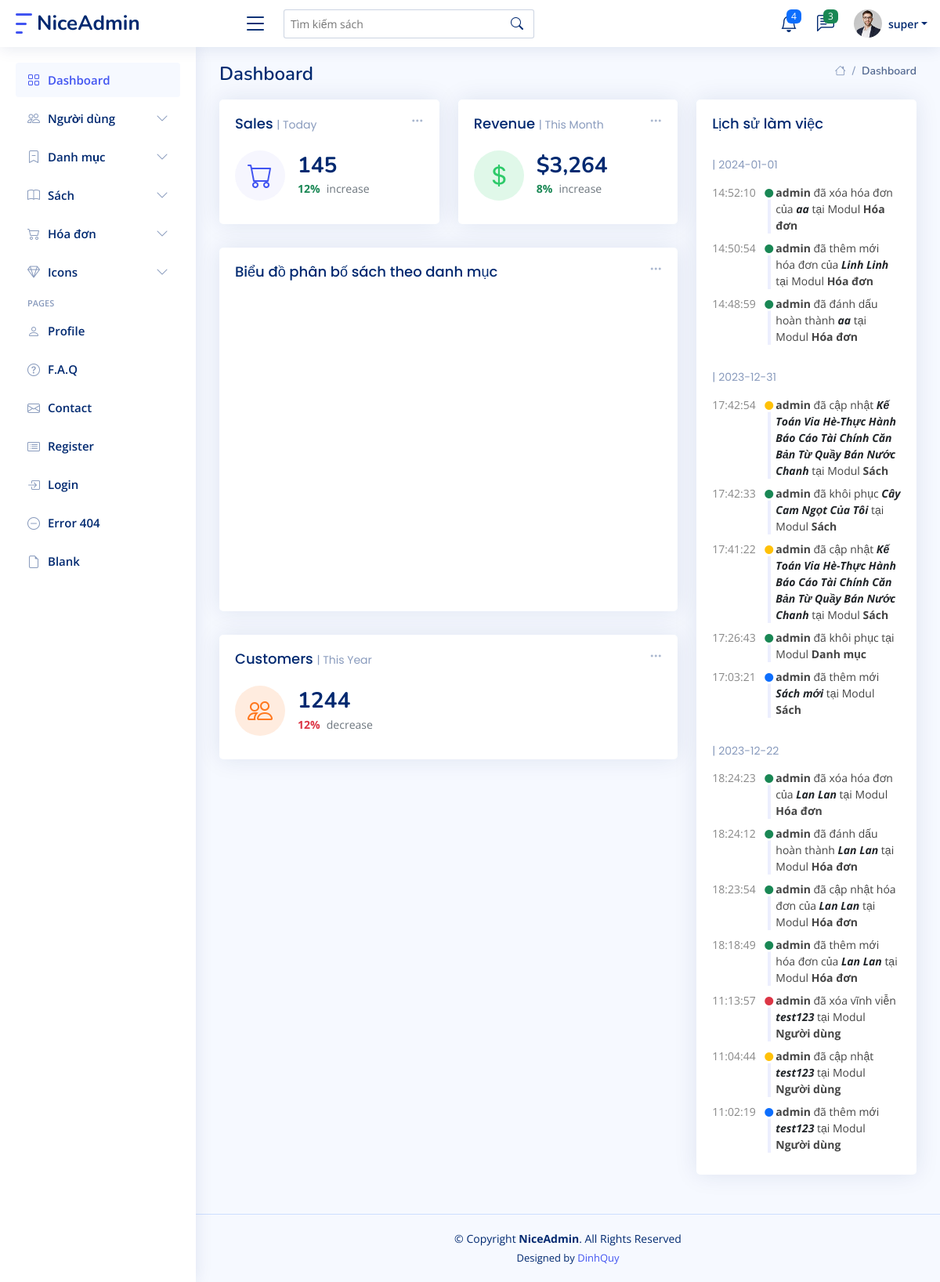
Page /php/ads/Dashboard/index.php (signed in) on the committed database.
### tables this page shows
CREATE TABLE `tbllog` (
  `log_id` int(10) UNSIGNED NOT NULL,
  `log_name` text NOT NULL,
  `log_user_permission` smallint(5) UNSIGNED DEFAULT NULL,
  `log_date` varchar(45) DEFAULT NULL,
  `log_user_name` varchar(200) DEFAULT NULL,
  `log_action` smallint(5) UNSIGNED DEFAULT NULL COMMENT '1. Thêm mới\r\n2. Sửa\r\n3. Xóa',
  `log_position` smallint(5) UNSIGNED DEFAULT NULL COMMENT '1. Người dùng\r\n2. Lịch\r\n3. Dịch vụ\r\n4. Khách hàng'
);

### php/objects/LogObject.php (called while the page is built, shortened)
<?php
class LogObject {
	private $log_name;
	private $log_date;
	private $log_user_name;
	private $log_action;
	private $log_position;
	public function getLog_name() {
		return $this->log_name;
	}
	public function getLog_date() {
		return $this->log_date;
	}
	public function getLog_user_name() {
		return $this->log_user_name;
	}
	public function getLog_action() {
		return $this->log_action;
	}
	public function getLog_position() {
		return $this->log_position;
	}
	public function setLog_name($log_name) {
		$this->log_name = $log_name;
	}
	public function setLog_date($log_date) {
		$this->log_date = $log_date;
	}
	public function setLog_user_name($log_user_name) {
		$this->log_user_name = $log_user_name;
	}
	public function setLog_action($log_action) {
		$this->log_action = $log_action;
	}
	public function setLog_position($log_position) {
		$this->log_position = $log_position;
	}
}
?>

### php/ads/Log/LogModel.php (called while the page is built, shortened)
<?php
    require_once('../../objects/LogObject.php');
    class LogModel{
        public function getLogs(){
            $dbConnection = new DBConnection();
            $conns = $dbConnection->getConnection();
            if($conns != null){
                $sql="SELECT * FROM tbllog ";
                $sql .= "ORDER BY log_date DESC ";
                $sql .= "LIMIT 0 , 15; ";
                $result = $conns->query($sql);
                $items = [];
                while($row = mysqli_fetch_array($result)){
                    $item = new LogObject();
                    $item->setLog_name($row['log_name']);
                    $item->setLog_user_permission($row['log_user_permission']);
                    $item->setLog_date($row['log_date']);
                    $item->setLog_user_name($row['log_user_name']);
                    $item->setLog_action($row['log_action']);
                    $item->setLog_position($row['log_position']);
                    $items[] = $item;
                }
                return $items;
            }
        }
    }
?>

### php/ads/Log/LogLibrary.php (the view, shortened to what this page needs)
<?php
    require_once('LogModel.php');
    class LogLibrary{
        public function viewLogs($items){
            $dates = [];
            foreach($items as $item){
                $str = $item->getLog_date();
                $dates[] = substr($str,0,10);
            }
            $dates = array_unique($dates);
            arsort($dates);
            echo "<div class=\"card\">";
            $daynow = date('Y-m-d');
            echo "<div class=\"card-body\">";
            if(in_array($daynow,$dates)){
                echo "<h5 class=\"card-title\" style=\"padding: 20px 0 0px 0\">Lịch sử làm việc<br><span>| Hôm nay</span></h5>";
            }else {
                echo "<h5 class=\"card-title\" style=\"padding: 20px 0 0px 0\">Lịch sử làm việc</h5>";
            }
                foreach($dates as $date){
                    if(strcmp($date, $daynow) != 0) {
                        echo "<h5 class=\"card-title\" style=\"margin: -20px 0 0px 0\"><br><span>| ".$date."</span></h5>";
                        forEach($items as $item){
                            $activity = "";
                            $color = "";
                            switch ($item->getLog_action()) {
                                case 1:
                                    $activity = " đã thêm mới ";
                                    $color = "text-primary";
                                    break;
                                case 2:
                                    $activity = " đã cập nhật ";
                                    $color = "text-warning";
                                    break;
                                case 3:
                                    $activity = " đã xóa ";
                                    $color = "text-danger";
                                case 4:
                                    $activity = " đã xóa vĩnh viễn ";
                                    $color = " text-danger ";
                                    break;
                                    case 5:
                                        $activity = " đã khôi phục ";
                                        $color = " text-success ";
                                        break;
                                    case 6:
                                        $activity = " đã đánh dấu hoàn thành ";
                                        $color = " text-success ";
                                        break;
                                    case 7:
                                        $activity = " đã thêm mới hóa đơn của ";
                                        $color = " text-success ";
                                        break;
                                    case 8:
                                        $activity = " đã cập nhật hóa đơn của ";
                                        $color = " text-success ";
                                        break;
                                    case 9:
                                        $activity = " đã xóa hóa đơn của ";
                                        $color = " text-success ";
                                        break;
                            }
                            $modul="";
                            switch ($item->getLog_position()) {
                                case 1:
                                    $modul = " Người dùng ";
                                    break;
                                case 2:
                                    $modul = " Danh mục";
                                    break;
                                case 3:
                                    $modul = " Sách ";
                                    break;
                                case 4:
                                    $modul = " Hóa đơn ";
                                    break;
                            }
                            if(strcmp($date, substr($item->getLog_date(),0,10)) == 0 ) {
                                    echo "<div class=\"activity mb-2\">";
                                    echo "<div class=\"activity-item d-flex\">";
                                        echo "<div class=\"activite-label\">".substr($item->getLog_date(),11)."</div>";
                                        echo "<i class='bi bi-circle-fill activity-badge ".$color." align-self-start'></i>";
                                        echo "<div class=\"$activity-content\">";
                                        echo "<b>".$item->getLog_user_name()."</b>" . $activity ." <a href=\"#\" class=\"fw-bold text-dark\"><i>".$item->getLog_name()."</i></a> tại Modul<b>" . $modul."</b>";
                                        echo "</div>";
                                    echo "</div>";
                                    echo "</div>";
                            }
                        }
                    }
                }
            echo "</div>";
            echo "</div>";
        }
    }
?>

### rows in the picture
tbllog: log_date "14:52:10", log_user_name "admin", log_action "đã xóa hóa đơn của", log_name "aa", log_position "Hóa đơn"
tbllog: log_date "14:50:54", log_user_name "admin", log_action "đã thêm mới hóa đơn của", log_name "Linh Linh", log_position "Hóa đơn"
tbllog: log_date "14:48:59", log_user_name "admin", log_action "đã đánh dấu hoàn thành", log_name "aa", log_position "Hóa đơn"
tbllog: log_date "17:42:54", log_user_name "admin", log_action "đã cập nhật", log_name "Kế Toán Vỉa Hè-Thực Hành Báo Cáo Tài Chính Căn Bản Từ Quầy Bán Nước Chanh", log_position "Sách"
tbllog: log_date "17:42:33", log_user_name "admin", log_action "đã khôi phục", log_name "Cây Cam Ngọt Của Tôi", log_position "Sách"
tbllog: log_date "17:41:22", log_user_name "admin", log_action "đã cập nhật", log_name "Kế Toán Vỉa Hè-Thực Hành Báo Cáo Tài Chính Căn Bản Từ Quầy Bán Nước Chanh", log_position "Sách"
tbllog: log_date "17:26:43", log_user_name "admin", log_action "đã khôi phục", log_position "Danh mục"
tbllog: log_date "17:03:21", log_user_name "admin", log_action "đã thêm mới", log_name "Sách mới", log_position "Sách"
tbllog: log_date "18:24:23", log_user_name "admin", log_action "đã xóa hóa đơn của", log_name "Lan Lan", log_position "Hóa đơn"
tbllog: log_date "18:24:12", log_user_name "admin", log_action "đã đánh dấu hoàn thành", log_name "Lan Lan", log_position "Hóa đơn"
tbllog: log_date "18:23:54", log_user_name "admin", log_action "đã cập nhật hóa đơn của", log_name "Lan Lan", log_position "Hóa đơn"
tbllog: log_date "18:18:49", log_user_name "admin", log_action "đã thêm mới hóa đơn của", log_name "Lan Lan", log_position "Hóa đơn"
tbllog: log_date "11:13:57", log_user_name "admin", log_action "đã xóa vĩnh viễn", log_name "test123", log_position "Người dùng"
tbllog: log_date "11:04:44", log_user_name "admin", log_action "đã cập nhật", log_name "test123", log_position "Người dùng"
tbllog: log_date "11:02:19", log_user_name "admin", log_action "đã thêm mới", log_name "test123", log_position "Người dùng"

### other values in the picture
$_SESSION['name'] "super"
$date "2024-01-01"
$date "2023-12-31"
$date "2023-12-22"
